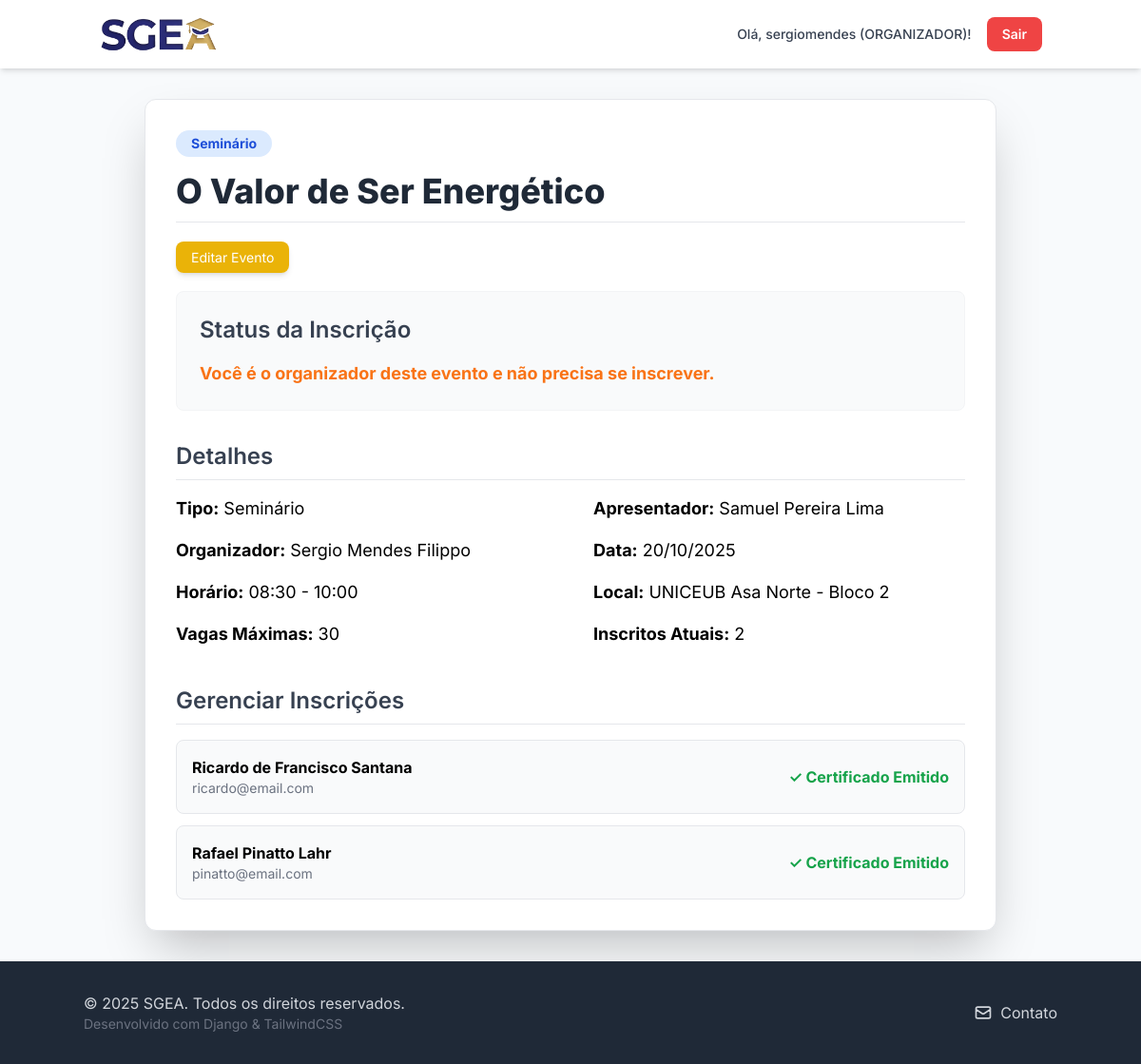
/eventos/5/ (signed in), run on an earlier commit of the app's database.
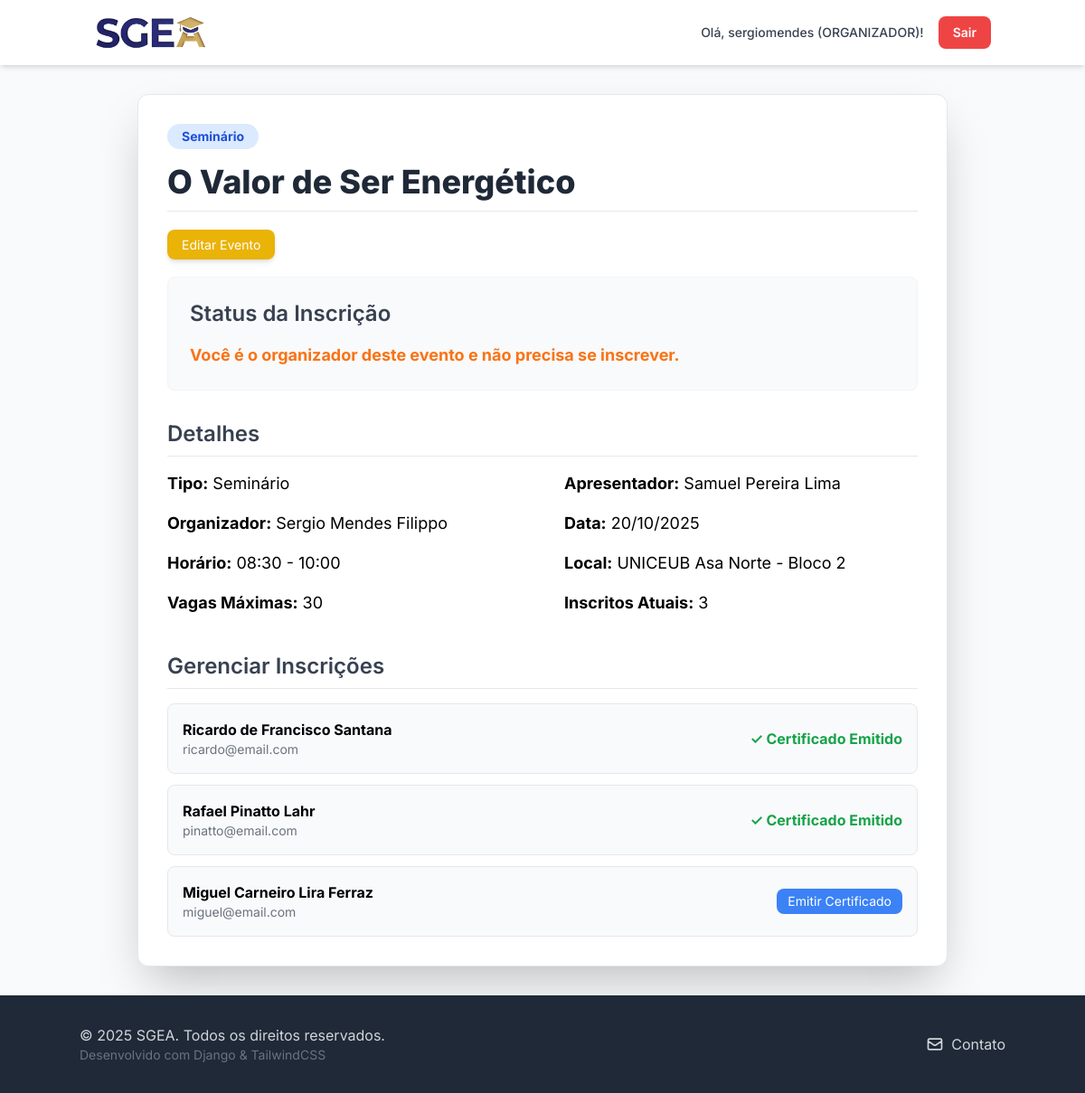
And on a later commit of the database.
### events/models.py (models this page shows, shortened)
class Inscricao(models.Model):
    usuario = models.ForeignKey(Usuario, on_delete=models.CASCADE)
    evento = models.ForeignKey(Evento, on_delete=models.CASCADE)
    data_inscricao = models.DateTimeField(auto_now_add=True)
    certificado_emitido = models.BooleanField(default=False)
    class Meta:
        unique_together = ('usuario', 'evento')

### users/models.py (models this page shows, shortened)
class Usuario(AbstractUser):
    telefone = models.CharField(max_length=15, verbose_name='Telefone', blank=True, null=True)
    instituicao_ensino = models.CharField(
        max_length=100,
        verbose_name='Instituição de Ensino',
        blank=True,
        null=True
    )
    PERFIL_CHOICES = (
        ('ALUNO', 'Aluno'),
        ('PROFESSOR', 'Professor'),
        ('ORGANIZADOR', 'Organizador'),
    )
    perfil = models.CharField(
        max_length=15,
        choices=PERFIL_CHOICES,
        default='ALUNO',
        verbose_name='Perfil'
    )
    data_registro = models.DateTimeField(auto_now_add=True)
    class Meta:
        verbose_name = 'Usuário'
        verbose_name_plural = 'Usuários'

### events/views.py (the view)
# urls.py: path('<int:pk>/', views.EventDetailView.as_view(), name='event_detail'),
class EventDetailView(LoginRequiredMixin, DetailView):
    model = Evento
    template_name = 'events/event_detail.html'
    context_object_name = 'object'
    def get_context_data(self, **kwargs):
        context = super().get_context_data(**kwargs)
        evento = self.get_object()
        user = self.request.user
        inscritos_atuais = Inscricao.objects.filter(evento=evento).count()
        vagas_disponiveis = evento.qtd_participantes - inscritos_atuais
        context['inscritos_atuais'] = inscritos_atuais
        context['vagas_disponiveis'] = max(0, vagas_disponiveis)
        context['is_inscrito'] = False
        context['is_certificado_emitido'] = False
        if user.is_authenticated:
            inscricao = Inscricao.objects.filter(usuario=user, evento=evento).first()
            context['inscricao'] = inscricao
            if inscricao:
                context['is_inscrito'] = True
                context['is_certificado_emitido'] = inscricao.certificado_emitido
        return context

### events/templates/events/event_detail.html (shortened to what the changed rows need)
{% load static %}
<!DOCTYPE html>
<html lang="pt-br">
<head>
    <script src="https://cdn.tailwindcss.com"></script>
    <link rel="stylesheet" href="{% static 'css/base.css' %}">
</head>
<body>
    <main class="container mx-auto p-4 sm:p-6 md:p-8">
        <div class="max-w-4xl mx-auto bg-white p-8 rounded-xl shadow-2xl border border-gray-200">
            <h2 class="text-4xl font-extrabold text-gray-800 mb-6 border-b pb-3">{{ object.nome_evento }}</h2>
            <div class="grid grid-cols-1 md:grid-cols-2 gap-x-12 gap-y-4 text-lg">
                <p><strong>Tipo:</strong> {{ object.get_tipo_evento_display }}</p>
                <p><strong>Apresentador:</strong> {{ object.apresentador }}</p>
                <p><strong>Organizador:</strong> {{ object.organizador_responsavel.get_full_name|default:object.organizador_responsavel.username }}</p>
                <p><strong>Data:</strong> {{ object.data|date:"d/m/Y" }}</p>
                <p><strong>Horário:</strong> {{ object.horario_inicio|time:"H:i" }} - {{ object.horario_fim|time:"H:i" }}</p>
                <p><strong>Local:</strong> {{ object.local }}</p>
                <p><strong>Vagas Máximas:</strong> {{ object.qtd_participantes }}</p>
                <p><strong>Inscritos Atuais:</strong> {{ inscritos_atuais }}</p>
            </div>
            {% if user.is_authenticated and user == object.organizador_responsavel %}
                <div class="mt-10">
                    {% if object.inscricao_set.all %}
                        <ul class="space-y-3">
                            {% for inscricao in object.inscricao_set.all %}
                                <li class="p-4 bg-gray-50 rounded-lg flex justify-between items-center border">
                                    <div>
                                        <p class="font-bold">{{ inscricao.usuario.get_full_name|default:inscricao.usuario.username }}</p>
                                        <p class="text-sm text-gray-500">{{ inscricao.usuario.email }}</p>
                                    </div>
                                    <div>
                                        {% if inscricao.certificado_emitido %}
                                            <span class="text-green-600 font-bold">✓ Certificado Emitido</span>
                                        {% else %}
                                            <form method="post" action="{% url 'events:emitir_certificado' inscricao_id=inscricao.id %}">
                                                <button type="submit" class="bg-blue-500 hover:bg-blue-600 text-white px-3 py-1 rounded-lg text-sm">Emitir Certificado</button>
                                            </form>
                                        {% endif %}
                                    </div>
                                </li>
                            {% endfor %}
                        </ul>
                    {% else %}
                        <p class="text-gray-500">Ainda não há inscritos neste evento.</p>
                    {% endif %}
                </div>
            {% endif %}
        </div>
    </main>
</body>
</html>

What changed in the data, as far as the page shows it:
added Inscricao: usuario.get_full_name "Miguel Carneiro Lira Ferraz", usuario.email "miguel@email.com", certificado_emitido "Emitir Certificado"
Also different on the page:
{{ inscritos_atuais }}: "2" → "3"
